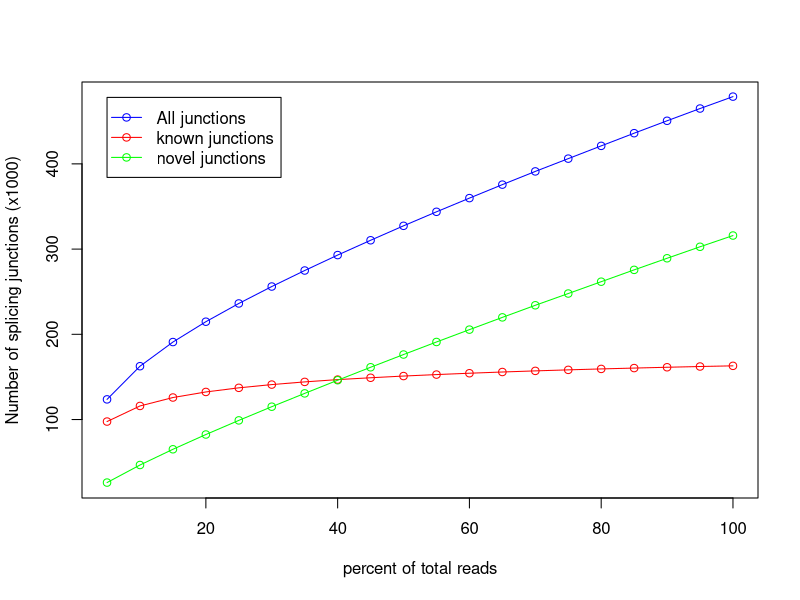

This chart was generated by the following R code:
pdf('CF91104.junctionSaturation_plot.pdf')
x=c(5,10,15,20,25,30,35,40,45,50,55,60,65,70,75,80,85,90,95,100)
y=c(97625,115937,125838,132368,137205,141012,144167,146852,149017,151024,152754,154331,155774,157087,158289,159391,160386,161335,162221,163011)
z=c(123653,162579,190929,214797,236206,256080,274865,292988,310357,327315,343763,359827,375661,391171,406157,421140,436020,450575,464949,478930)
w=c(26028,46642,65091,82429,99001,115068,130698,146136,161340,176291,191009,205496,219887,234084,247868,261749,275634,289240,302728,315919)
m=max(163,478,315)
n=min(97,123,26)
plot(x,z/1000,xlab='percent of total reads',ylab='Number of splicing junctions (x1000)',type='o',col='blue',ylim=c(n,m))
points(x,y/1000,type='o',col='red')
points(x,w/1000,type='o',col='green')
legend(5,478, legend=c("All junctions","known junctions", "novel junctions"),col=c("blue","red","green"),lwd=1,pch=1)
dev.off()
